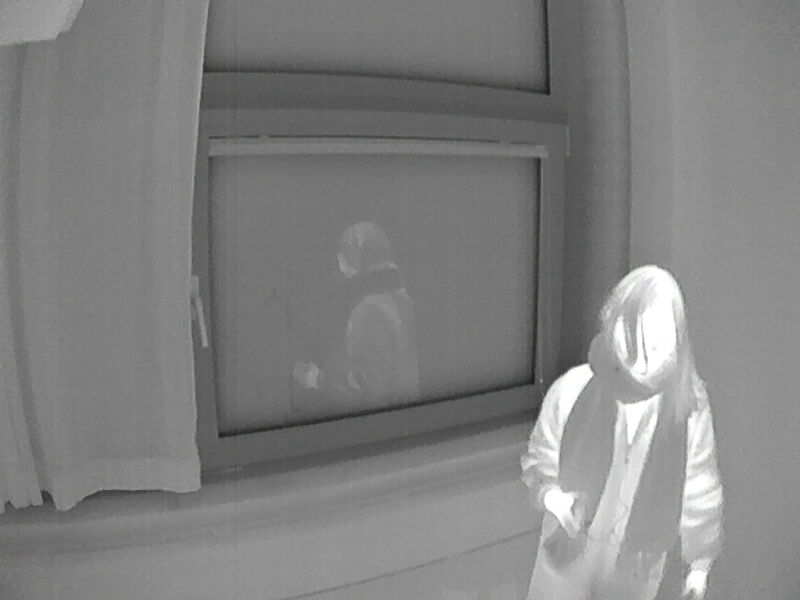
#> input picture sensorfusion/cameramatching/ircamlab.png, 800 x 600 px
$ python undistort.py
#> lines starting #> are read from the running program, lines starting #| are printed output that depends on the picture; after the words box and inside, x2 and y2 are one past the last pixel; in counts of white or black regions, pixels touching at a corner belong together; long printed decimals are rounded
#!/usr/bin/env python3

import numpy as np
import cv2

def nothing(a): pass

cv2.namedWindow('undistort')
cv2.createTrackbar('k1','undistort',0,1000,nothing)
cv2.createTrackbar('k2','undistort',0,1000,nothing)
cv2.createTrackbar('p1','undistort',0,1000,nothing)
cv2.createTrackbar('p2','undistort',0,1000,nothing)
cv2.createTrackbar('k3','undistort',0,1000,nothing)

cv2.setTrackbarPos('k1','undistort',500)
cv2.setTrackbarPos('k2','undistort',500)
cv2.setTrackbarPos('p1','undistort',500)
cv2.setTrackbarPos('p2','undistort',500)
cv2.setTrackbarPos('k3','undistort',500)

src    = cv2.imread("ircamlab.png")
#> src is the input picture: shape (600, 800, 3); mean B, G, R 128.3, 128.4, 128.3
src = cv2.Canny(src,100,120)
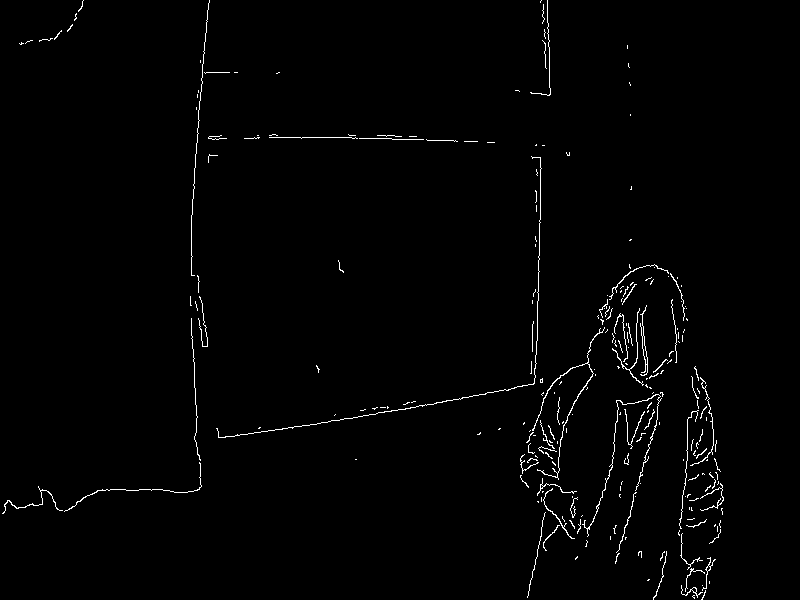
#> src: shape (600, 800); 1.3% white in thin lines or dots
width  = src.shape[1]
#> width = 800
height = src.shape[0]
#> height = 600

distCoeff = np.zeros((5,1),np.float64)

# assume unit matrix for camera
cam = np.eye(3,dtype=np.float32)

cam[0,2] = width/2.0  # define center x
cam[1,2] = height/2.0 # define center y
cam[0,0] = 19.        # define focal length x
cam[1,1] = 19.        # define focal length y
print(cam)

x = width/2.0
#> x = 400
y = height/2.0
#> y = 300
fov = 63
fx = x / np.tan(np.deg2rad(fov/2))
#> fx = 652.7
fy = y / np.tan(np.deg2rad(fov/2))
#> fy = 489.6
cam2 = np.array([[fx, 0, x],
        [0, fy, y],
        [0, 0, 1]])
print(cam2)
#| [[652.741   0.         400.        ]
#|  [  0.         489.556 300.        ]
#|  [  0.           0.           1.        ]]
# here the undistortion will be computed

cv2.imshow('src',src)

while(True):

    # get current positions of four trackbars
    k1 = cv2.getTrackbarPos('k1','undistort')
    k2 = cv2.getTrackbarPos('k2','undistort')
    p1 = cv2.getTrackbarPos('p1','undistort')
    p2 = cv2.getTrackbarPos('p2','undistort')
    k3 = cv2.getTrackbarPos('k3','undistort')

    # TODO: add your coefficients here!
    k1 = (k1-500) * 1.0e-3
    k2 = (k2-500) * 1.0e-3
    p1 = (p1-500) * 1.0e-3
    p2 = (p2-500) * 1.0e-3
    k3 = (k3-500) * 1.0e-3

    distCoeff[0,0] = k1
    distCoeff[1,0] = k2
    distCoeff[2,0] = p1
    distCoeff[3,0] = p2
    distCoeff[4,0] = k3

    print(distCoeff)
    dst = cv2.undistort(src,cam2,distCoeff)

    cv2.imshow('undistort',dst)

    if cv2.waitKey(1) & 0xFF == ord('q'):
#> (key q is pressed here)
        break

cv2.destroyAllWindows()

$ run again, with sensorfusion/cameramatching/ircam1571825077852250111.png copied over sensorfusion/cameramatching/ircamlab.png
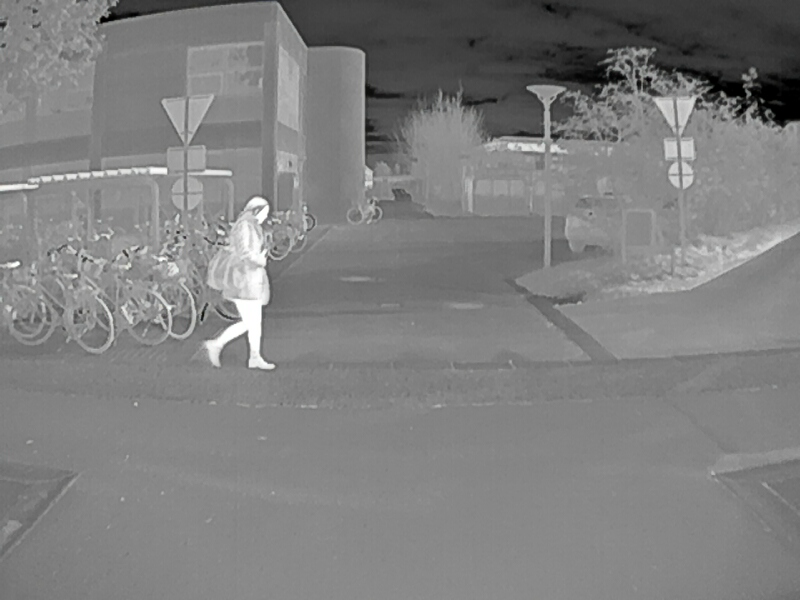
#> input picture sensorfusion/cameramatching/ircam1571825077852250111.png, 800 x 600 px
#> src is the input picture: shape (600, 800, 3); mean B, G, R 127.2, 127.2, 127.2
#> `src = cv2.Canny(src,100,120)`:
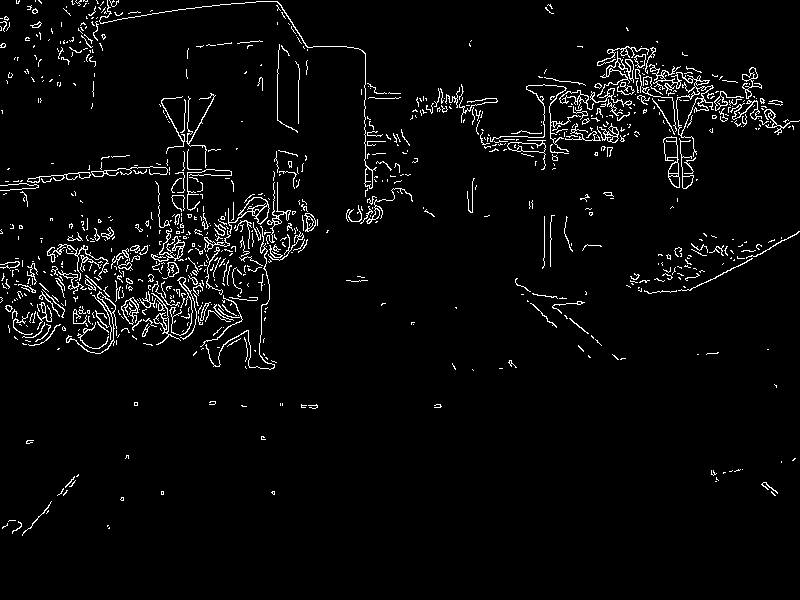
#> src: shape (600, 800); 3.7% white in thin lines or dots, all inside (x1, y1, x2, y2) = (0, 0, 800, 536)
#| [[652.741   0.         400.        ]
#|  [  0.         489.556 300.        ]
#|  [  0.           0.           1.        ]]
